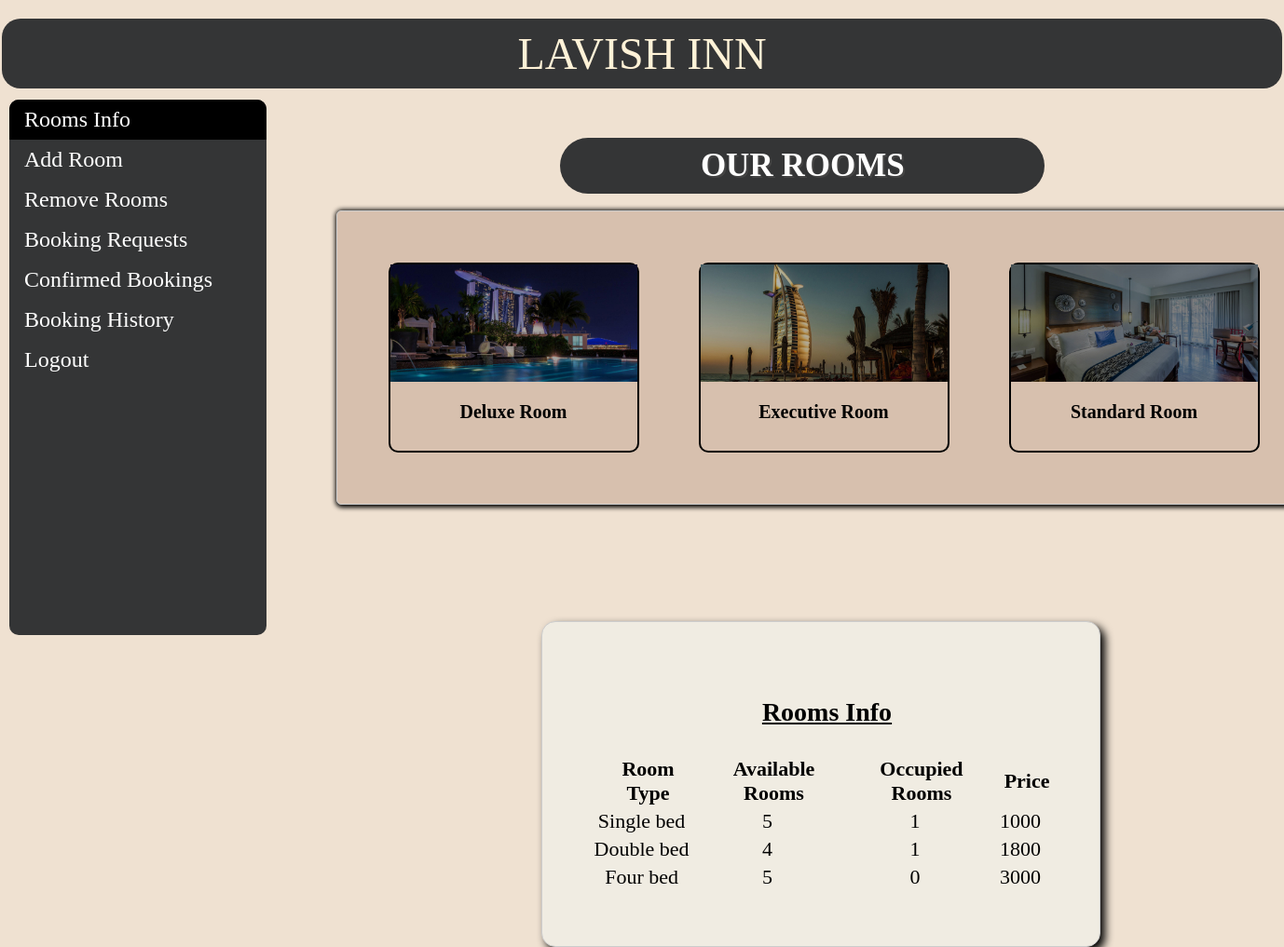
The app's page /admin_view.php with its own data.
### tables this page shows
CREATE TABLE `rooms_count` (
  `room_type` varchar(20) NOT NULL,
  `available_rooms` int(11) NOT NULL,
  `occupied_rooms` int(11) NOT NULL,
  `price` int(11) NOT NULL
);

### admin_view.php (the view, shortened to what this page needs)
<!DOCTYPE html>
<html>
<head>
</head>
<body>
	<br>
	<table style="width: 100%;position:sticky;top:0px;">
		<tr>
			<td id="td1" style="padding: 10px; font-size: 48px;">
			<p style="color: #FFF2D7; display: inline;">LAVISH INN</p>
		</td>
		</tr>
	</table>
	<ul>
		<li><a href="admin_view.php" class="active">Rooms Info</a></li>
		<li><a href="add_room_admin.php">Add Room</a></li>
		<li><a href="remove_room_admin.php">Remove Rooms</a></li>
		<li><a href="admin_room_status.php">Booking Requests</a></li>
		<li><a href="confirmed_bookings.php">Confirmed Bookings</a></li>
		<li><a href="booking_history.php">Booking History</a></li>
		<li><a href="index.php">Logout</a></li>
	</ul>
	<div style="margin-left:25%;padding:1px 16px;height:600px;">
		<h2 class="r_room">OUR ROOMS</h2><br>
		<div id="rooms_and_rates" class="roombox">
		<div class="card">
				<a href="deluxe.php"><img src="images/1.jpg" alt="Snow" style="width:100%"></a>
				<div class="desc">
					<h2>Deluxe Room</h2>
				</div>
			</div>
			<div class="card">
				<a href="executive.php"><img src="images/2.jpg" alt="Forest" style="width:100%"></a>
				<div class="desc">
					<h2>Executive Room</h2>
				</div>
			</div>
			<div class="card">
				<a href="standard.php"><img src="images/3.jpg" alt="Mountains" style="width:100%"></a>
				<div class="desc">
					<h2>Standard Room</h2>
				</div>
			</div>
		</div>
		<?php
			$conn = new mysqli("localhost","root","", "iwp");
			$sql = "SELECT * from rooms_count";
			$result=mysqli_query($conn,$sql); ?>
		  	<table class="basic_box" >
				<tr>
					<th colspan="4"><p style="font-size: 28px; text-align: center; text-decoration: underline;">Rooms Info</p></th>
				</tr>
				<tr>
					<th>Room Type</th>
					<th>Available Rooms</th>
					<th>Occupied Rooms</th>
					<th>Price</th>
				</tr>
			<?php
			while ($row=mysqli_fetch_row($result))
    		{	?>
				<tr>
					<td><?php echo $row[0]; ?></td>
					<td><?php echo $row[1]; ?></td>
					<td><?php echo $row[2]; ?></td>
					<td><?php echo $row[3];
			} ?></td>
				</tr>
				<tr><td></td></tr><tr><td></td></tr>
			</table>
	</div>
</body>
</html>

### admin_view.php (style rules this page uses)
body { margin: 0; background: #EFE1D1; }
table { font-size: 22px; }
td { text-align: center; }
#td1 { background-color: rgb(52, 53, 54); color: white; border: 10px; border-radius:20px; padding: 10px; position: sticky; }
.basic_box { background-color:white; background-color: #f0ece2; border: 1px solid #ccc; border-radius: 15px; margin: 125px 150px 125px 220px; width: 600px; padding: 50px; box-shadow: 5px 5px 10px black; }
th { font-weight: bold; padding-left: 15px; }
ul { list-style-type: none; margin: 10px; margin-bottom:20px; padding: 0; width: 20%; font-size: 24px; background-color: rgb(52, 53, 54); text-decoration: none; position: fixed; height: 575px; overflow: auto; border-radius:10px; }
li { color: white; }
li a { display: block; color: white; padding: 8px 16px; text-decoration: none; }
li a.active { background-color: black; color: white; }
.r_room { color: #FFF; border: 10px; padding: 10px; font-size: 35px; text-align: center; text-shadow: 2px 2px #444444; background-color: rgb(52, 53, 54); width: 500px; margin: auto; border-radius: 40px; }
.roombox { width:1000px; border: 1px solid #ccc; border-radius: 5px; padding: 25px; box-shadow: 1px 1px 5px 2px black; background-color: #D7C0AE; }
.card { width: 265px; height: 200px; border: 2px solid black; display: inline-block; margin: 3%; border-radius: 10px; transition: 1s; border: 2px solid black; }
.desc > h2 { text-align: center; font-size: 20px; }

### records on screen
rooms_count: room_type "Single bed", available_rooms "5", occupied_rooms "1", price "1000"
rooms_count: room_type "Double bed", available_rooms "4", occupied_rooms "1", price "1800"
rooms_count: room_type "Four bed", available_rooms "5", occupied_rooms "0", price "3000"
